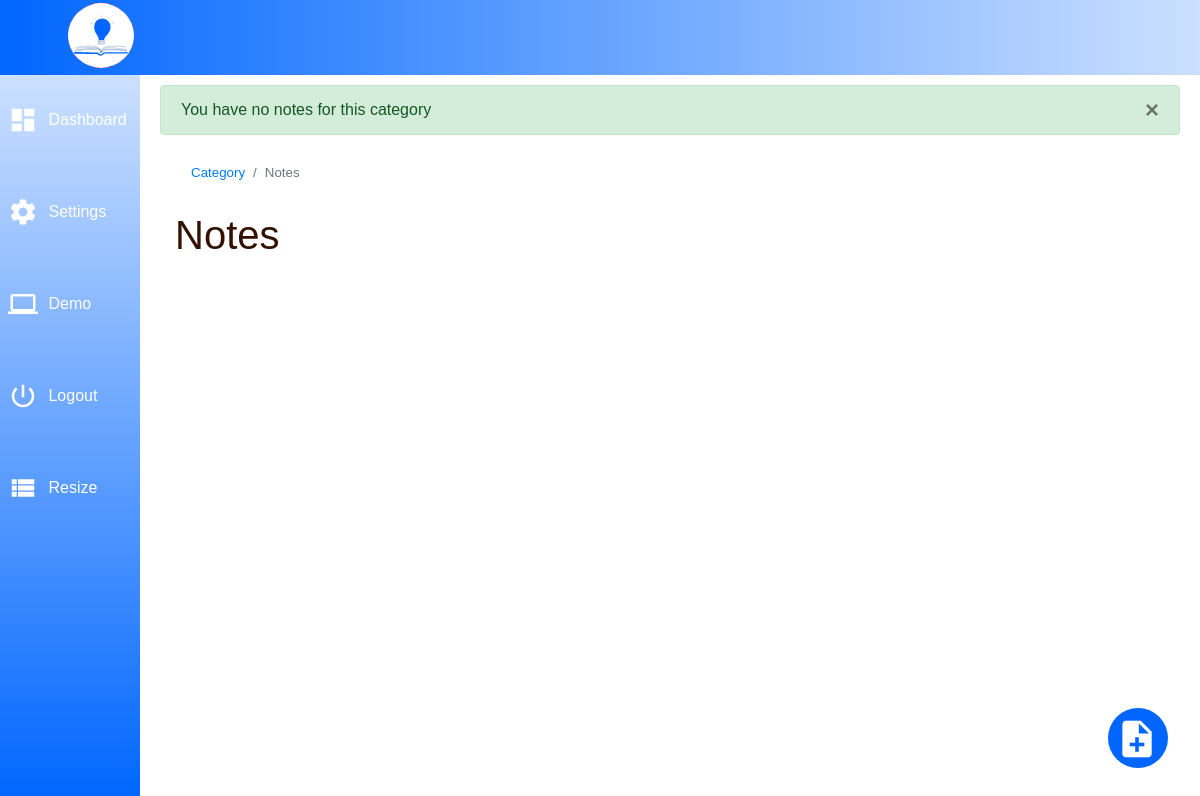
Before: /categories/1/notes (signed in) with the older database file.
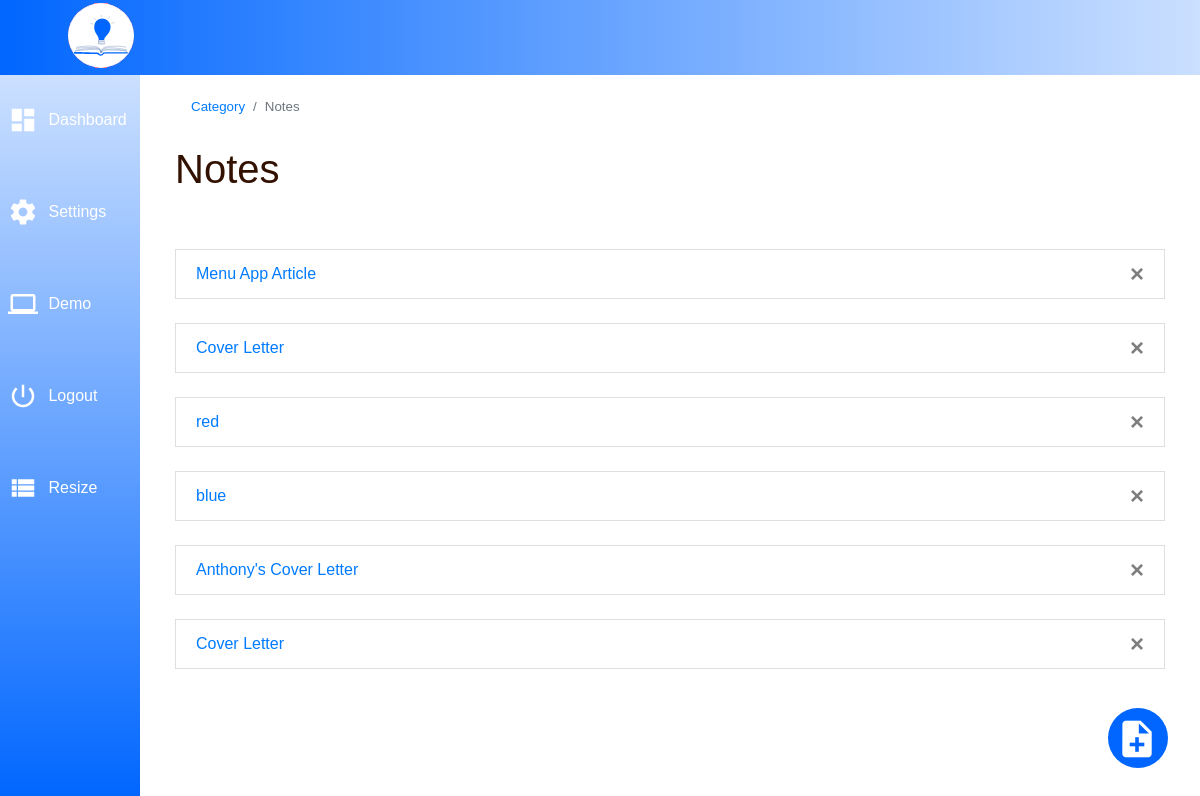
After: the same page with the newer database file.
### note/models.py (models this page shows)
class Note(db.Model):
    id = db.Column(db.Integer, primary_key=True)
    title = db.Column(db.String(50))
    body = db.Column(db.String(1000))
    user_id = db.Column(db.Integer, db.ForeignKey('user.id'))
    category_id = db.Column(db.Integer, db.ForeignKey('category.id'))
    created_date = db.Column(db.DateTime(timezone=True), default=func.now())

### note/views.py (the view, shortened to what this page needs)
@views.route('/categories/<int:cat_id>/notes', methods=['GET', 'POST'])
@login_required
def view_category(cat_id):
    user_id = current_user.get_id()
    notes = Note.query.filter_by(category_id=cat_id).all()
    if len(notes) < 1:
        flash("You have no notes for this category", "success")
        return render_template('user/category.html')
    else:
        return render_template('user/category.html', notes=notes)

### note/__init__.py (called while the page is built)
def create_app():
    app = Flask(__name__)
    app.config['SECRET_KEY'] = 'a2346.@'
    app.config['SQLALCHEMY_DATABASE_URI'] = f'sqlite:///{DB_NAME}'
    db.init_app(app)
    from .views import views
    from .auth import auth
    app.register_blueprint(views, url_prefic='/')
    app.register_blueprint(auth, url_prefic='/')
    from .models import User, Note, Category
    create_database(app)
    login_manager = LoginManager()
    login_manager.login_view = 'auth.login'
    login_manager.init_app(app)
    @login_manager.user_loader
    def load_user(id):
        return User.query.get(int(id))
    return app

### note/templates/user/category.html (shortened to what this page needs)
{% extends "user/home_base.html" %} {% block title %} Note {% endblock %}
{%block body %}
    <div class="container-fluid">
        <nav aria-label="breadcrumb">
            <ol class="breadcrumb">
                <li class="breadcrumb-item"><a href="{{url_for('views.home')}}">Category</a></li>
                <li class="breadcrumb-item active" aria-current="page">Notes</li>
            </ol>
        </nav>
        <h1>Notes </h1>
        <br>
        <br>
        <ul class="list-group list-group-flush">
            {% for note in notes %}
                    <div class="">
                        <li class="list-group-item">
                            <a href="{{url_for('views.view_notes', cat_id=note.category_id, note_id=note.id)}}">
                                {{ note.title }}
                            </a>
                            <button type="button" class="close" class="nav-link px-2" data-toggle="modal" data-target="#mymodal{{note.id}}">
                                <span arial-hidden="true"> &times; </span>
                            </button>
                        </li>
                        <br>
                    </div>
            {% endfor %}
        </ul>
        <a href="" class="top-link hide" data-toggle="modal" data-target="#note">
            <i class="material-icons icon" id="loupe">note_add</i>
        </a>
    </div>
{% endblock %}

### note/templates/user/home_base.html (shortened to what this page needs)
<!DOCTYPE html>
<html lang="en">
    <head>
        <link rel="stylesheet" href="https://maxcdn.bootstrapcdn.com/bootstrap/4.5.0/css/bootstrap.min.css">
        <link rel="stylesheet" href="https://cdnjs.cloudflare.com/ajax/libs/material-design-icons/3.0.1/iconfont/material-icons.min.css" />
        <link rel="stylesheet" href="{{url_for('static', filename='css/styles.css')}}">
        <link href="https://cdn.datatables.net/1.10.21/css/jquery.dataTables.min.css" rel="stylesheet">
    </head>
    <body>
        <nav class="navbar navbar-expand-lg navbar-light bg-light fixed-top" id="nav">
            <a href="/" class="navbar-brand">
                <img src="{{url_for('static', filename='images/logo.png')}}" class="img-responsive" alt="Logo">
              </a>
        </nav>
        <div class="wrapper d-flex">
            <div class="sideMenu">
                <div class="sidebar">
                    <ul class="navbar-nav">
                        <li class="nav-item">
                            <a href="{{url_for('views.home')}}" class="nav-link px-2">
                                <i class="material-icons icon"> dashboard</i>
                                <span class="text"> Dashboard</span>
                            </a>
                        </li>
                        <li class="nav-item">
                            <a href="{{url_for('views.profile')}}" class="nav-link px-2">
                                <i class="material-icons icon">settings</i>
                                <span class="text">Settings</span>
                            </a>
                        </li>
                        <li class="nav-item">
                            <a href="#" class="nav-link px-2">
                                <i class="material-icons icon">computer</i>
                                <span class="text">Demo</span>
                            </a>
                        </li>
                        <li class="nav-item">
                            <a href="{{url_for('auth.logout')}}" class="nav-link px-2">
                                <i class="material-icons icon"> power_settings_new</i>
                                <span class="text">Logout</span>
                            </a>
                        </li>
                        <li class="nav-item">
                            <a href="#" class="nav-link sideMenuToggler px-2">
                                <i class="material-icons icon">view_list</i>
                                <span class="text">Resize</span>
                            </a>
                        </li>
                    </ul>
                </div>
            </div>
            <div class="content">
                <main>
                    {% include "includes/_messages.html" %}
                    {% block body %}
                    {% endblock %}
                </main>
            </div>
        </div>
    </body>
</html>

### note/templates/includes/_messages.html (shortened to what this page needs)
{% with messages = get_flashed_messages(with_categories = true) %}
    {% if messages %}
        {% for category,  message in messages %}
            <div class="alert alert-{{ category }}" role=alert>
                {{ message }}
                <button class="close" data-dismiss="alert">
                    <span aria-hidden="true" > &times; </span>
                </button>
            </div>
        {% endfor %}
    {% endif %}
{% endwith %}

### note/static/css/styles.css (style rules this page uses)
* { font-family: "Arial", "Verdana"; margin: 0; padding: 0; }
.navbar { margin-top: 2px; }
.wrapper { margin-top: 65px; }
.sideMenuToggler { color: #ffffff !important; }
.sideMenu { background-image: linear-gradient(#cce0ff, #0066ff); position: fixed; top: 0; bottom: 0; left: 0; margin: 75px auto auto; width: 140px; transition: all ease 0.25s; transform: translateX(-100%); z-index: 2000; }
.content { color: #331100; width: 100%; height: 90vh; padding: 20px; transition: all ease 0.25s; }
nav .breadcrumb { font-size: 10pt; background: none !important; }
#nav { background-image: linear-gradient(to right, #0066ff, #cce0ff); margin: -5px; height: 80px; }
.nav-link { display: block; white-space: nowrap; padding: 30px; }
.nav-link .icon { margin-right: 4px; font-size: 30px; vertical-align: middle; height: 32px; width: 32px; color: #ffffff; align-items: center; }
.nav-link.active, .nav-item > a { color: #ffffff; }
.list-group a { text-decoration: none; }
.container-fluid a { text-decoration: none; }
#loupe { font-size: 33pt; }
.top-link { transition: all .25s ease-in-out; position: fixed; bottom: 0; right: 0; display: inline-flex; cursor: pointer; align-items: center; justify-content: center; margin: 0 2em 2em 0; border-radius: 50%; padding: .25em; width: 60px; height: 60px; background-color: #0066ff; }
.top-link i { color: #ffffff; margin: 1.3em 0.5em 2em 0; width: 24px; height: 12px; }
@media (min-width:992px) { .sideMenu { transform: translateX(0); } }
@media (min-width:992px) { .content { margin-left: 140px; } }

Changed rows visible on the page:
added Note: title "Menu App Article"
added Note: title "Cover Letter"
added Note: title "red"
added Note: title "blue"
added Note: title "Anthony's Cover Letter"
added Note: title "Cover Letter"
Other visible differences:
list line gone: "You have no notes for this category ×"
